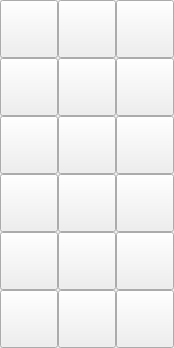
          <widget class="QWidget" name="layoutCentralBottom" native="true">
           <property name="maximumSize">
            <size>
             <width>174</width>
             <height>348</height>
            </size>
           </property>
           <layout class="QVBoxLayout" name="verticalLayout_27">
            <property name="spacing">
             <number>0</number>
            </property>
            <property name="leftMargin">
             <number>0</number>
            </property>
            <property name="topMargin">
             <number>0</number>
            </property>
            <property name="rightMargin">
             <number>0</number>
            </property>
            <property name="bottomMargin">
             <number>0</number>
            </property>
            <item>
             <widget class="QWidget" name="column_10" native="true">
              <property name="maximumSize">
               <size>
                <width>16777215</width>
                <height>58</height>
               </size>
              </property>
              <layout class="QHBoxLayout" name="horizontalLayout_26">
               <property name="spacing">
                <number>0</number>
               </property>
               <property name="leftMargin">
                <number>0</number>
               </property>
               <property name="topMargin">
                <number>0</number>
               </property>
               <property name="rightMargin">
                <number>0</number>
               </property>
               <property name="bottomMargin">
                <number>0</number>
               </property>
               <item>
                <widget class="QPushButton" name="space_46">
                 <property name="minimumSize">
                  <size>
                   <width>58</width>
                   <height>58</height>
                  </size>
                 </property>
                 <property name="maximumSize">
                  <size>
                   <width>58</width>
                   <height>58</height>
                  </size>
                 </property>
                 <property name="cursor">
                  <cursorShape>OpenHandCursor</cursorShape>
                 </property>
                 <property name="styleSheet">
                  <string notr="true"/>
                 </property>
                 <property name="text">
                  <string/>
                 </property>
                </widget>
               </item>
               <item>
                <widget class="QPushButton" name="space_75">
                 <property name="minimumSize">
                  <size>
                   <width>58</width>
                   <height>58</height>
                  </size>
                 </property>
                 <property name="maximumSize">
                  <size>
                   <width>58</width>
                   <height>58</height>
                  </size>
                 </property>
                 <property name="cursor">
                  <cursorShape>OpenHandCursor</cursorShape>
                 </property>
                 <property name="styleSheet">
                  <string notr="true"/>
                 </property>
                 <property name="text">
                  <string/>
                 </property>
                </widget>
               </item>
               <item>
                <widget class="QPushButton" name="space_34">
                 <property name="minimumSize">
                  <size>
                   <width>58</width>
                   <height>58</height>
                  </size>
                 </property>
                 <property name="maximumSize">
                  <size>
                   <width>58</width>
                   <height>58</height>
                  </size>
                 </property>
                 <property name="cursor">
                  <cursorShape>OpenHandCursor</cursorShape>
                 </property>
                 <property name="styleSheet">
                  <string notr="true"/>
                 </property>
                 <property name="text">
                  <string/>
                 </property>
                </widget>
               </item>
              </layout>
             </widget>
            </item>
            <item>
             <widget class="QWidget" name="column_11" native="true">
              <property name="maximumSize">
               <size>
                <width>16777215</width>
                <height>58</height>
               </size>
              </property>
              <layout class="QHBoxLayout" name="horizontalLayout_41">
               <property name="spacing">
                <number>0</number>
               </property>
               <property name="leftMargin">
                <number>0</number>
               </property>
               <property name="topMargin">
                <number>0</number>
               </property>
               <property name="rightMargin">
                <number>0</number>
               </property>
               <property name="bottomMargin">
                <number>0</number>
               </property>
               <item>
                <widget class="QPushButton" name="space_45">
                 <property name="minimumSize">
                  <size>
                   <width>58</width>
                   <height>58</height>
                  </size>
                 </property>
                 <property name="maximumSize">
                  <size>
                   <width>58</width>
                   <height>58</height>
                  </size>
                 </property>
                 <property name="cursor">
                  <cursorShape>OpenHandCursor</cursorShape>
                 </property>
                 <property name="styleSheet">
                  <string notr="true"/>
                 </property>
                 <property name="text">
                  <string/>
                 </property>
                </widget>
               </item>
               <item>
                <widget class="QPushButton" name="space_74">
                 <property name="minimumSize">
                  <size>
                   <width>58</width>
                   <height>58</height>
                  </size>
                 </property>
                 <property name="maximumSize">
                  <size>
                   <width>58</width>
                   <height>58</height>
                  </size>
                 </property>
                 <property name="cursor">
                  <cursorShape>OpenHandCursor</cursorShape>
                 </property>
                 <property name="styleSheet">
                  <string notr="true"/>
                 </property>
                 <property name="text">
                  <string/>
                 </property>
                </widget>
               </item>
               <item>
                <widget class="QPushButton" name="space_35">
                 <property name="minimumSize">
                  <size>
                   <width>58</width>
                   <height>58</height>
                  </size>
                 </property>
                 <property name="maximumSize">
                  <size>
                   <width>58</width>
                   <height>58</height>
                  </size>
                 </property>
                 <property name="cursor">
                  <cursorShape>OpenHandCursor</cursorShape>
                 </property>
                 <property name="styleSheet">
                  <string notr="true"/>
                 </property>
                 <property name="text">
                  <string/>
                 </property>
                </widget>
               </item>
              </layout>
             </widget>
            </item>
            <item>
             <widget class="QWidget" name="column_12" native="true">
              <property name="maximumSize">
               <size>
                <width>16777215</width>
                <height>58</height>
               </size>
              </property>
              <layout class="QHBoxLayout" name="horizontalLayout_42">
               <property name="spacing">
                <number>0</number>
               </property>
               <property name="leftMargin">
                <number>0</number>
               </property>
               <property name="topMargin">
                <number>0</number>
               </property>
               <property name="rightMargin">
                <number>0</number>
               </property>
               <property name="bottomMargin">
                <number>0</number>
               </property>
               <item>
                <widget class="QPushButton" name="space_44">
                 <property name="minimumSize">
                  <size>
                   <width>58</width>
                   <height>58</height>
                  </size>
                 </property>
                 <property name="maximumSize">
                  <size>
                   <width>58</width>
                   <height>58</height>
                  </size>
                 </property>
                 <property name="cursor">
                  <cursorShape>OpenHandCursor</cursorShape>
                 </property>
                 <property name="styleSheet">
                  <string notr="true"/>
                 </property>
                 <property name="text">
                  <string/>
                 </property>
                </widget>
               </item>
               <item>
                <widget class="QPushButton" name="space_73">
                 <property name="minimumSize">
                  <size>
                   <width>58</width>
                   <height>58</height>
                  </size>
                 </property>
                 <property name="maximumSize">
                  <size>
                   <width>58</width>
                   <height>58</height>
                  </size>
                 </property>
                 <property name="cursor">
                  <cursorShape>OpenHandCursor</cursorShape>
                 </property>
                 <property name="styleSheet">
                  <string notr="true"/>
                 </property>
                 <property name="text">
                  <string/>
                 </property>
                </widget>
               </item>
               <item>
                <widget class="QPushButton" name="space_36">
                 <property name="minimumSize">
                  <size>
                   <width>58</width>
                   <height>58</height>
                  </size>
                 </property>
                 <property name="maximumSize">
                  <size>
                   <width>58</width>
                   <height>58</height>
                  </size>
                 </property>
                 <property name="cursor">
                  <cursorShape>OpenHandCursor</cursorShape>
                 </property>
                 <property name="styleSheet">
                  <string notr="true"/>
                 </property>
                 <property name="text">
                  <string/>
                 </property>
                </widget>
               </item>
              </layout>
             </widget>
            </item>
            <item>
             <widget class="QWidget" name="column_13" native="true">
              <property name="maximumSize">
               <size>
                <width>16777215</width>
                <height>58</height>
               </size>
              </property>
              <layout class="QHBoxLayout" name="horizontalLayout_43">
               <property name="spacing">
                <number>0</number>
               </property>
               <property name="leftMargin">
                <number>0</number>
               </property>
               <property name="topMargin">
                <number>0</number>
               </property>
               <property name="rightMargin">
                <number>0</number>
               </property>
               <property name="bottomMargin">
                <number>0</number>
               </property>
               <item>
                <widget class="QPushButton" name="space_43">
                 <property name="minimumSize">
                  <size>
                   <width>58</width>
                   <height>58</height>
                  </size>
                 </property>
                 <property name="maximumSize">
                  <size>
                   <width>58</width>
                   <height>58</height>
                  </size>
                 </property>
                 <property name="cursor">
                  <cursorShape>OpenHandCursor</cursorShape>
                 </property>
                 <property name="styleSheet">
                  <string notr="true"/>
                 </property>
                 <property name="text">
                  <string/>
                 </property>
                </widget>
               </item>
               <item>
                <widget class="QPushButton" name="space_72">
                 <property name="minimumSize">
                  <size>
                   <width>58</width>
                   <height>58</height>
                  </size>
                 </property>
                 <property name="maximumSize">
                  <size>
                   <width>58</width>
                   <height>58</height>
                  </size>
                 </property>
                 <property name="cursor">
                  <cursorShape>OpenHandCursor</cursorShape>
                 </property>
                 <property name="styleSheet">
                  <string notr="true"/>
                 </property>
                 <property name="text">
                  <string/>
                 </property>
                </widget>
               </item>
               <item>
                <widget class="QPushButton" name="space_37">
                 <property name="minimumSize">
                  <size>
                   <width>58</width>
                   <height>58</height>
                  </size>
                 </property>
                 <property name="maximumSize">
                  <size>
                   <width>58</width>
                   <height>58</height>
                  </size>
                 </property>
                 <property name="cursor">
                  <cursorShape>OpenHandCursor</cursorShape>
                 </property>
                 <property name="styleSheet">
                  <string notr="true"/>
                 </property>
                 <property name="text">
                  <string/>
                 </property>
                </widget>
               </item>
              </layout>
             </widget>
            </item>
            <item>
             <widget class="QWidget" name="column_14" native="true">
              <property name="maximumSize">
               <size>
                <width>16777215</width>
                <height>58</height>
               </size>
              </property>
              <layout class="QHBoxLayout" name="horizontalLayout_44">
               <property name="spacing">
                <number>0</number>
               </property>
               <property name="leftMargin">
                <number>0</number>
               </property>
               <property name="topMargin">
                <number>0</number>
               </property>
               <property name="rightMargin">
                <number>0</number>
               </property>
               <property name="bottomMargin">
                <number>0</number>
               </property>
               <item>
                <widget class="QPushButton" name="space_42">
                 <property name="minimumSize">
                  <size>
                   <width>58</width>
                   <height>58</height>
                  </size>
                 </property>
                 <property name="maximumSize">
                  <size>
                   <width>58</width>
                   <height>58</height>
                  </size>
                 </property>
                 <property name="cursor">
                  <cursorShape>OpenHandCursor</cursorShape>
                 </property>
                 <property name="styleSheet">
                  <string notr="true"/>
                 </property>
                 <property name="text">
                  <string/>
                 </property>
                </widget>
               </item>
               <item>
                <widget class="QPushButton" name="space_71">
                 <property name="minimumSize">
                  <size>
                   <width>58</width>
                   <height>58</height>
                  </size>
                 </property>
                 <property name="maximumSize">
                  <size>
                   <width>58</width>
                   <height>58</height>
                  </size>
                 </property>
                 <property name="cursor">
                  <cursorShape>OpenHandCursor</cursorShape>
                 </property>
                 <property name="styleSheet">
                  <string notr="true"/>
                 </property>
                 <property name="text">
                  <string/>
                 </property>
                </widget>
               </item>
               <item>
                <widget class="QPushButton" name="space_38">
                 <property name="minimumSize">
                  <size>
                   <width>58</width>
                   <height>58</height>
                  </size>
                 </property>
                 <property name="maximumSize">
                  <size>
                   <width>58</width>
                   <height>58</height>
                  </size>
                 </property>
                 <property name="cursor">
                  <cursorShape>OpenHandCursor</cursorShape>
                 </property>
                 <property name="styleSheet">
                  <string notr="true"/>
                 </property>
                 <property name="text">
                  <string/>
                 </property>
                </widget>
               </item>
              </layout>
             </widget>
            </item>
            <item>
             <widget class="QWidget" name="column_15" native="true">
              <property name="maximumSize">
               <size>
                <width>16777215</width>
                <height>58</height>
               </size>
              </property>
              <layout class="QHBoxLayout" name="horizontalLayout_45">
               <property name="spacing">
                <number>0</number>
               </property>
               <property name="leftMargin">
                <number>0</number>
               </property>
               <property name="topMargin">
                <number>0</number>
               </property>
               <property name="rightMargin">
                <number>0</number>
               </property>
               <property name="bottomMargin">
                <number>0</number>
               </property>
               <item>
                <widget class="QPushButton" name="space_41">
                 <property name="minimumSize">
                  <size>
                   <width>58</width>
                   <height>58</height>
                  </size>
                 </property>
                 <property name="maximumSize">
                  <size>
                   <width>58</width>
                   <height>58</height>
                  </size>
                 </property>
                 <property name="cursor">
                  <cursorShape>OpenHandCursor</cursorShape>
                 </property>
                 <property name="styleSheet">
                  <string notr="true"/>
                 </property>
                 <property name="text">
                  <string/>
                 </property>
                </widget>
               </item>
               <item>
                <widget class="QPushButton" name="space_40">
                 <property name="minimumSize">
                  <size>
                   <width>58</width>
                   <height>58</height>
                  </size>
                 </property>
                 <property name="maximumSize">
                  <size>
                   <width>58</width>
                   <height>58</height>
                  </size>
                 </property>
                 <property name="cursor">
                  <cursorShape>OpenHandCursor</cursorShape>
                 </property>
                 <property name="styleSheet">
                  <string notr="true"/>
                 </property>
                 <property name="text">
                  <string/>
                 </property>
                </widget>
               </item>
               <item>
                <widget class="QPushButton" name="space_39">
                 <property name="minimumSize">
                  <size>
                   <width>58</width>
                   <height>58</height>
                  </size>
                 </property>
                 <property name="maximumSize">
                  <size>
                   <width>58</width>
                   <height>58</height>
                  </size>
                 </property>
                 <property name="cursor">
                  <cursorShape>OpenHandCursor</cursorShape>
                 </property>
                 <property name="styleSheet">
                  <string notr="true"/>
                 </property>
                 <property name="text">
                  <string/>
                 </property>
                </widget>
               </item>
              </layout>
             </widget>
            </item>
           </layout>
          </widget>
